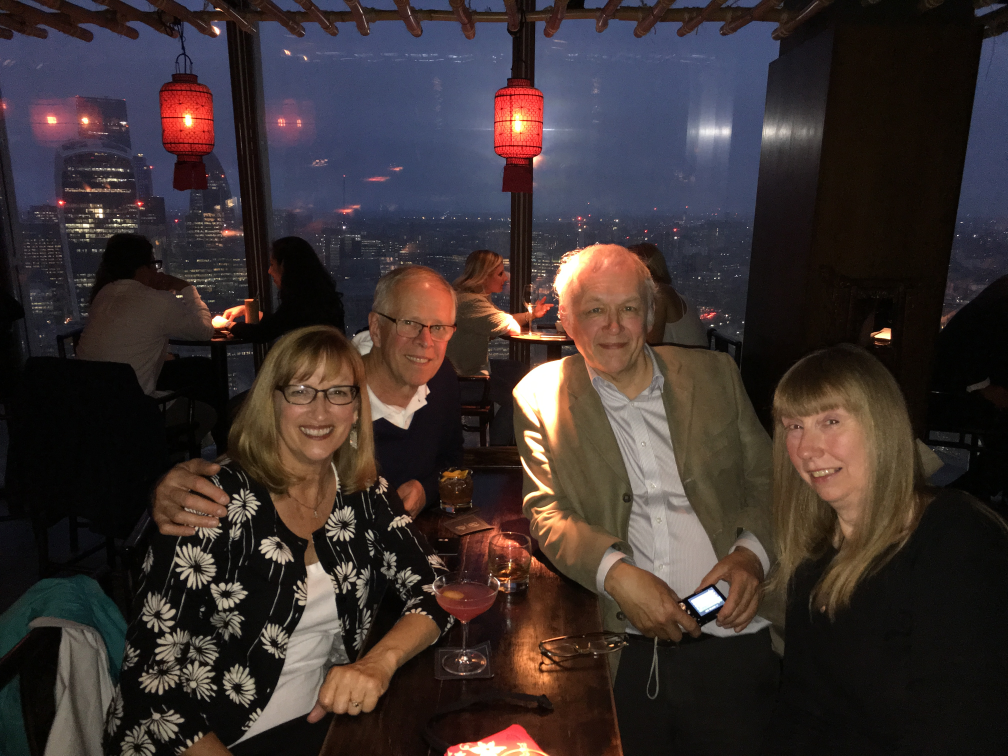
#> input picture Python3/src/17 Scientific Python/SciKitImage/images/chris.JPG, 4032 x 3024 px (shown at 1/4 size)
$ python 04_crop_chris.py
#> lines starting #> are read from the running program, lines starting #| are printed output that depends on the picture
import os, sys
from PIL import Image


os.chdir("images")
infile = "chris.JPG"

outfile = os.path.splitext(infile)[0] + ".cropped.jpg"
try:
    img = Image.open(infile)
#> img is the input picture: PIL image 4032x3024 RGB; mean R, G, B 59.7, 49.1, 48.1
    box = (2200, 930, 2650, 1600)
    img = img.crop(box)
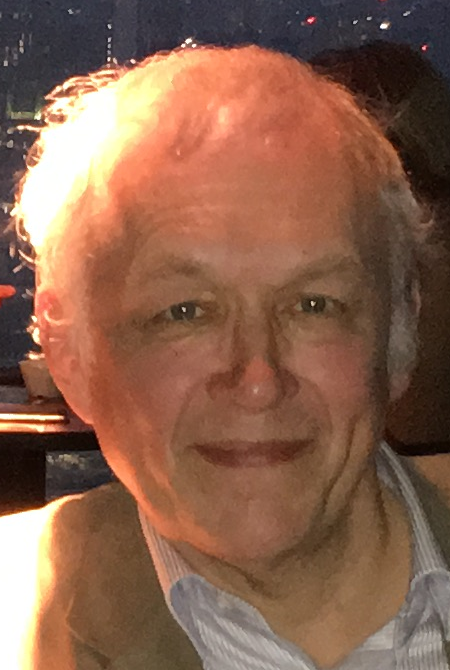
#> img: PIL image 450x670 RGB; mean R, G, B 136.9, 97.5, 77.2
    img.show()
    img.save(outfile, "JPEG")
except IOError as e:
    print(e)
